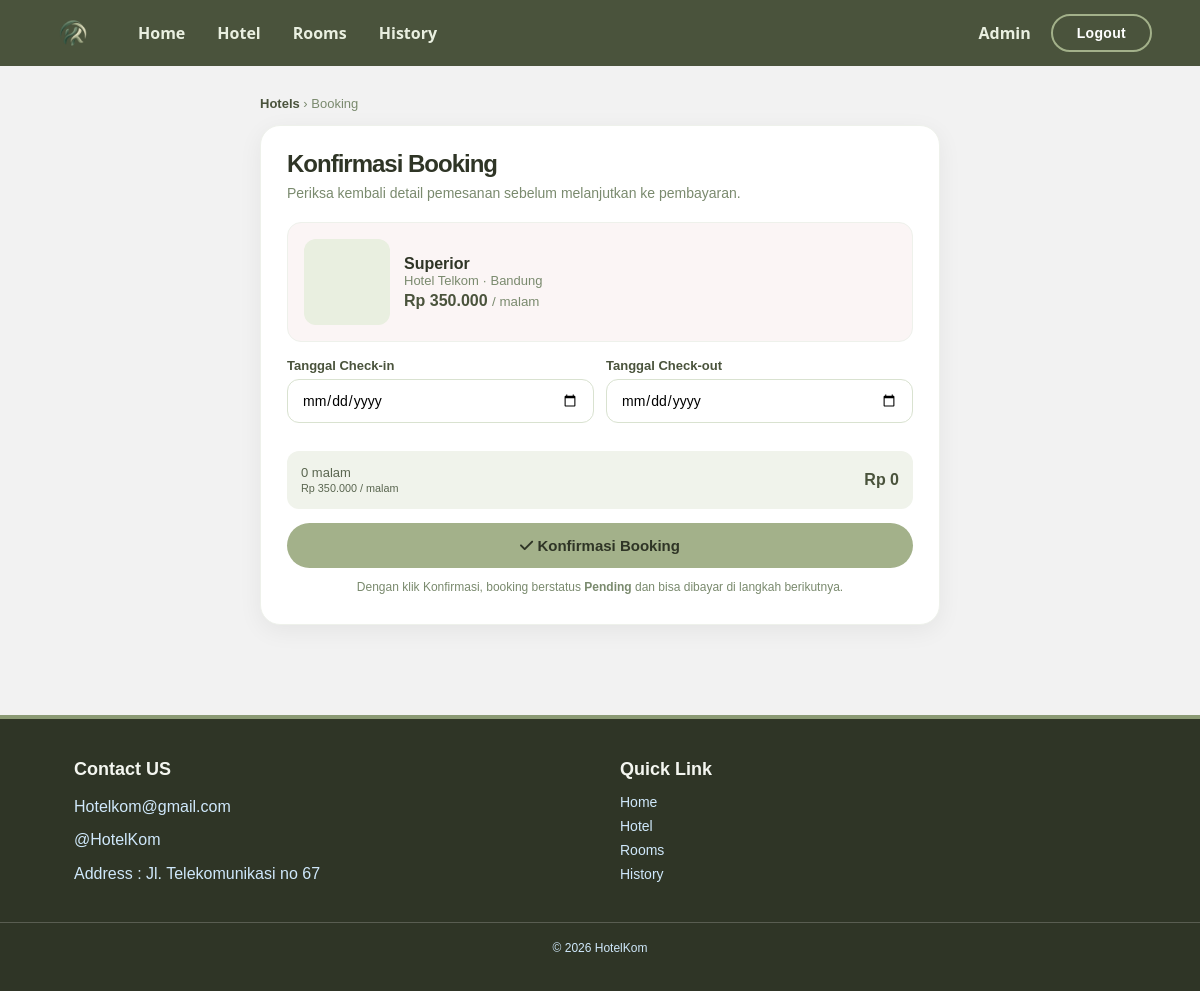
/booking.php?id_kamar=1 (signed in), run on the app's committed database.
### tables this page shows
CREATE TABLE `rooms` (
  `id_kamar` int(11) NOT NULL,
  `id_hotel` int(11) DEFAULT NULL,
  `tipe_kamar` varchar(50) NOT NULL,
  `harga_per_malam` decimal(10,2) NOT NULL,
  `stok_kamar` int(11) NOT NULL,
  `deskripsi_kamar` text DEFAULT NULL
);

CREATE TABLE `hotels` (
  `id_hotel` int(11) NOT NULL,
  `nama_hotel` varchar(100) NOT NULL,
  `alamat` text NOT NULL,
  `kota` varchar(50) NOT NULL,
  `deskripsi` text DEFAULT NULL
);

### booking.php (the view, shortened to what this page needs)
<?php
require_once 'config/koneksi.php';
$prefill_kamar = null;
if ($_SERVER['REQUEST_METHOD'] === 'GET' && isset($_GET['id_kamar']) && is_numeric($_GET['id_kamar'])) {
    $idk = (int)$_GET['id_kamar'];
    $stmt = mysqli_prepare($koneksi, "SELECT r.*, h.nama_hotel, h.kota FROM rooms r JOIN hotels h ON h.id_hotel=r.id_hotel WHERE r.id_kamar=?");
    mysqli_stmt_bind_param($stmt, "i", $idk);
    mysqli_stmt_execute($stmt);
    $prefill_kamar = mysqli_fetch_assoc(mysqli_stmt_get_result($stmt));
}
function e($s){ return htmlspecialchars((string)$s, ENT_QUOTES,'UTF-8'); }
function rupiah($n){ return 'Rp '.number_format((float)$n,0,',','.'); }
include 'includes/header.php';
include 'includes/navbar.php';
?>
<div class="booking-wrap">
    <div style="font-size:13px;color:#7a8a6e;margin-bottom:14px;">
        <a href="hotels.php" style="color:#4A533C;text-decoration:none;font-weight:600;">Hotels</a> &rsaquo; Booking
    </div>
    <div class="booking-card-main">
        <h1>Konfirmasi Booking</h1>
        <p class="sub">Periksa kembali detail pemesanan sebelum melanjutkan ke pembayaran.</p>
        <?php if ($prefill_kamar): ?>
            <div class="kamar-preview">
                <div class="kamar-preview-img"></div>
                <div>
                    <div style="font-weight:700;color:#2F3526;"><?php echo e($prefill_kamar['tipe_kamar']); ?></div>
                    <div style="font-size:13px;color:#7a8a6e;"><?php echo e($prefill_kamar['nama_hotel']); ?> &middot; <?php echo e($prefill_kamar['kota']); ?></div>
                    <div style="font-weight:700;color:#4A533C;margin-top:4px;"><?php echo rupiah($prefill_kamar['harga_per_malam']); ?> <small style="font-weight:400;color:#7a8a6e;">/ malam</small></div>
                </div>
            </div>
            <form method="POST" action="booking.php" id="bookingForm">
                <div style="display:grid;grid-template-columns:1fr 1fr;gap:12px;">
                    <div class="form-group">
                        <label>Tanggal Check-in</label>
                        <input type="date" name="tanggal_checkin" id="ci" required min="<?php echo date('Y-m-d', strtotime('+1 day')); ?>" value="<?php echo e($_POST['tanggal_checkin'] ?? ''); ?>">
                    </div>
                    <div class="form-group">
                        <label>Tanggal Check-out</label>
                        <input type="date" name="tanggal_checkout" id="co" required value="<?php echo e($_POST['tanggal_checkout'] ?? ''); ?>">
                    </div>
                </div>
                <div class="total-box">
                    <span style="font-size:13px;color:#5a6650;">
                        <span id="malamTxt">0 malam</span><br>
                        <small><?php echo rupiah($prefill_kamar['harga_per_malam']); ?> / malam</small>
                    </span>
                    <strong id="totalTxt" style="color:#4A533C;">Rp 0</strong>
                </div>
                <button type="submit" class="btn-submit"><i class="fa-solid fa-check"></i> Konfirmasi Booking</button>
                <p style="font-size:12px;color:#7a8a6e;text-align:center;margin-top:10px;">Dengan klik Konfirmasi, booking berstatus <strong>Pending</strong> dan bisa dibayar di langkah berikutnya.</p>
            </form>
        <?php endif; ?>
    </div>
</div>
<?php include 'includes/footer.php'; ?>

### assets/css/style.css (style rules this page uses)
:root { --first-color: hsl(82, 60%, 28%); --title-color: hsl(0, 0%, 15%); --text-color: hsl(0, 0%, 35%); --body-color: hsl(0, 0%, 95%); --container-color: hsl(0, 0%, 100%); --body-font: "Poppins", sans-serif; --h2-font-size: 1.25rem; --small-font-size: .813rem; }
body { margin: 0; }
h1 { font-size: 60px; line-height: 100%; font-weight: 800; letter-spacing: -1px; margin: 16px 0; background: linear-gradient(90deg, #4A533C 7%, #A3B18A 90%); background-clip: text; color: transparent; }
p { font-size: 16px; line-height: 160%; }
@media screen and (min-width: 1120px) { :root { --h2-font-size: 1.5rem; --small-font-size: .875rem; } }
* { box-sizing: border-box; padding: 0; margin: 0; }
body { font-family: var(--body-font); background-color: var(--body-color); color: var(--text-color); }
::placeholder { font-weight: 500; color: #888; }

### booking.php (style rules this page uses)
.booking-wrap { max-width:720px; margin:30px auto; padding:0 20px 60px; }
.booking-card-main { background:#fff; border-radius:20px; padding:26px; box-shadow:0 6px 24px rgba(0,0,0,.06); border:1px solid #eef1eb; }
.booking-card-main h1 { font-size:24px; color:#2F3526; margin:0 0 6px; background:none; -webkit-text-fill-color:#2F3526; }
.booking-card-main p.sub { color:#7a8a6e; font-size:14px; margin-bottom:18px; }
.form-group { margin-bottom:14px; }
.form-group label { display:block; font-weight:600; color:#4A533C; font-size:13px; margin-bottom:6px; }
.form-group input, .form-group select { width:100%; box-sizing:border-box; padding:12px 14px; border:1px solid #d9e2d0; border-radius:12px; font:inherit; font-size:14px; outline:none; }
.kamar-preview { background:#fbf5f5; border:1px solid #eef1eb; border-radius:14px; padding:16px; display:flex; gap:14px; align-items:center; margin-bottom:16px; }
.kamar-preview-img { width:86px; height:86px; border-radius:12px; background:#e9efe0 url('assets/images/superior.jpe') center/cover no-repeat; flex-shrink:0; }
.btn-submit { width:100%; padding:14px; background:#A3B18A; color:#2F3526; border:none; border-radius:999px; font-weight:700; font-size:15px; cursor:pointer; transition:all .2s; }
.total-box { background:#f0f3eb; border-radius:12px; padding:14px; margin:14px 0; display:flex; justify-content:space-between; align-items:center; }

### data on the page
rooms: tipe_kamar "Superior", id_hotel.nama_hotel "Hotel Telkom", id_hotel.kota "Bandung", harga_per_malam "Rp 350.000"

### other printed values
$_SESSION['nama'] "Admin"
